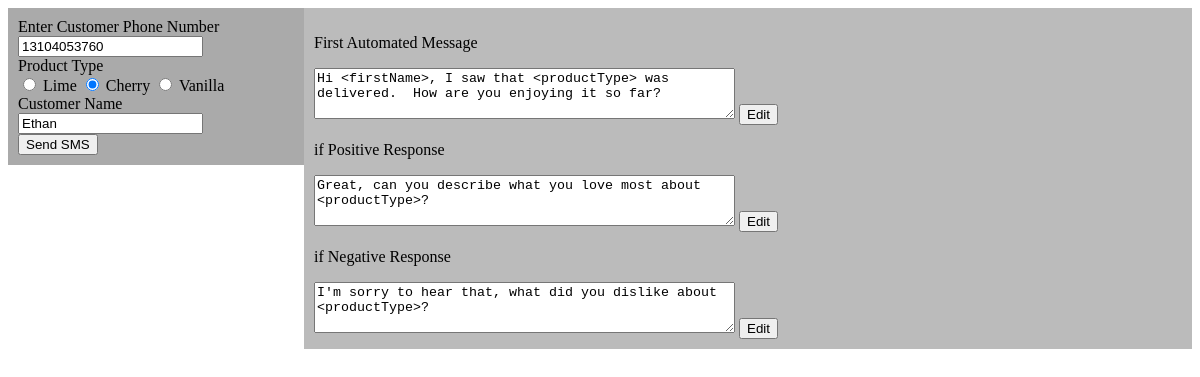
Page /dashboard/ on the earlier database version.
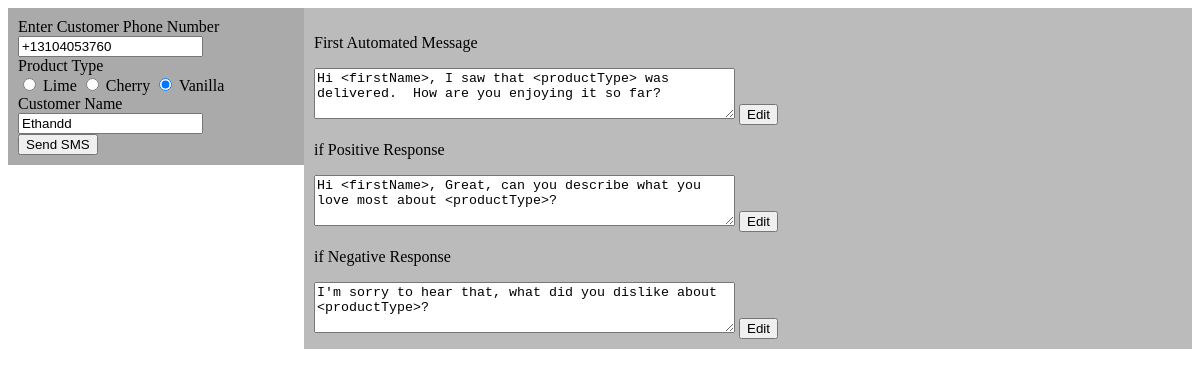
Same page on the later database version.
### dashboard/models.py (models this page shows, shortened)
class Customer(models.Model):
    first_name = models.CharField(max_length=20)
    phone_number = models.CharField(max_length=20)
    product_type = models.CharField(max_length=20)

class Dialogue(models.Model):
    greeting = models.CharField(max_length=500)
    if_pos = models.CharField(max_length=500)
    if_neg = models.CharField(max_length=500)

### dashboard/views.py (the view)
def index(request):
    dialogue = None
    try:
        dialogue = Dialogue.objects.get(pk=1)
    except Dialogue.DoesNotExist:
        dialogue = Dialogue.default()
        dialogue.save()
    try:
        customer = Customer.objects.get(pk=1)
    except Dialogue.DoesNotExist:
        customer = Customer.default()
        customer.save()
    context = {'greeting': dialogue.greeting,
                'if_pos': dialogue.if_pos,
                'if_neg': dialogue.if_neg,
                'products' : [["Lime",""],["Cherry",""],["Vanilla",""]],
                'first_name' : customer.first_name,
                'phone_number' : customer.phone_number[1:]}
    for product in context['products']:
        if(customer.product_type == product[0]):
            product[1]="checked"
    return render(request, 'index.html', context)

### dashboard/templates/index.html (shortened to what this page needs)
<!DOCTYPE HTML>
<html>
<head>
</head>
<div class="row">
  <div class="column left"
  style="background-color:#aaa;">
    <form action="/dashboard/text/" method="post">
    <label for="number">Enter Customer Phone Number</label><br />
    <input type="text" name="number" id="number" value="{{ phone_number }}" /><br />
    <label for="radio">Product Type</label><br />
    {% for product in products %}
    <input type="radio" name="product" id="{{ product.0 }}" value="{{ product.0 }}" {{ product.1 }}/>
    <label for="{{ product.0 }}">{{ product.0 }}</label>
    {% endfor %}
    <br />
    <label for="name">Customer Name</label><br />
    <input type="text" name="name" id="name" value="{{ first_name }}" /><br />
    <input type="submit" value="Send SMS" />
    </form>
    </div>
    <div class="column right"
    style="background-color:#bbb;">
        <p> First Automated Message</p>
        <form action="/dashboard/edit1/" method="post">
        <textarea name="message" id="message" cols="50" rows="3">{{ greeting }}</textarea>
        <input type="submit" value="Edit" />
        </form>
        <p> if Positive Response</p>
        <form action="/dashboard/edit2/" method="post">
        <textarea name="message" id="message" cols="50" rows="3">{{ if_pos }}</textarea>
        <input type="submit" value="Edit" />
        </form>
        <p> if Negative Response</p>
        <form action="/dashboard/edit3/" method="post">
        <textarea name="message" id="message" cols="50" rows="3">{{ if_neg }}</textarea>
        <input type="submit" value="Edit" />
        </form>
    </div>
</div>
</html>

### dashboard/templates/index.html (style rules this page uses)
* { box-sizing: border-box; }
.column { float: left; padding: 10px; }
.left { width: 25%; }
.right { width: 75%; }
.row:after { content: ""; display: table; clear: both; }

Differences in the rows shown:
changed Customer: name "Ethan" → "Ethandd"
changed Dialogue "I'm sorry to hear that, what did you dislike about <productType>?": message "Great, can you describe what you love most about <productType>?" → "Hi <firstName>, Great, can you describe what you love most about <productType>?"
Other differences:
form field number: "13104053760" → "+13104053760"
form field product: "☑ Cherry" → "☐ Cherry"
form field product: "☐ Vanilla" → "☑ Vanilla"
